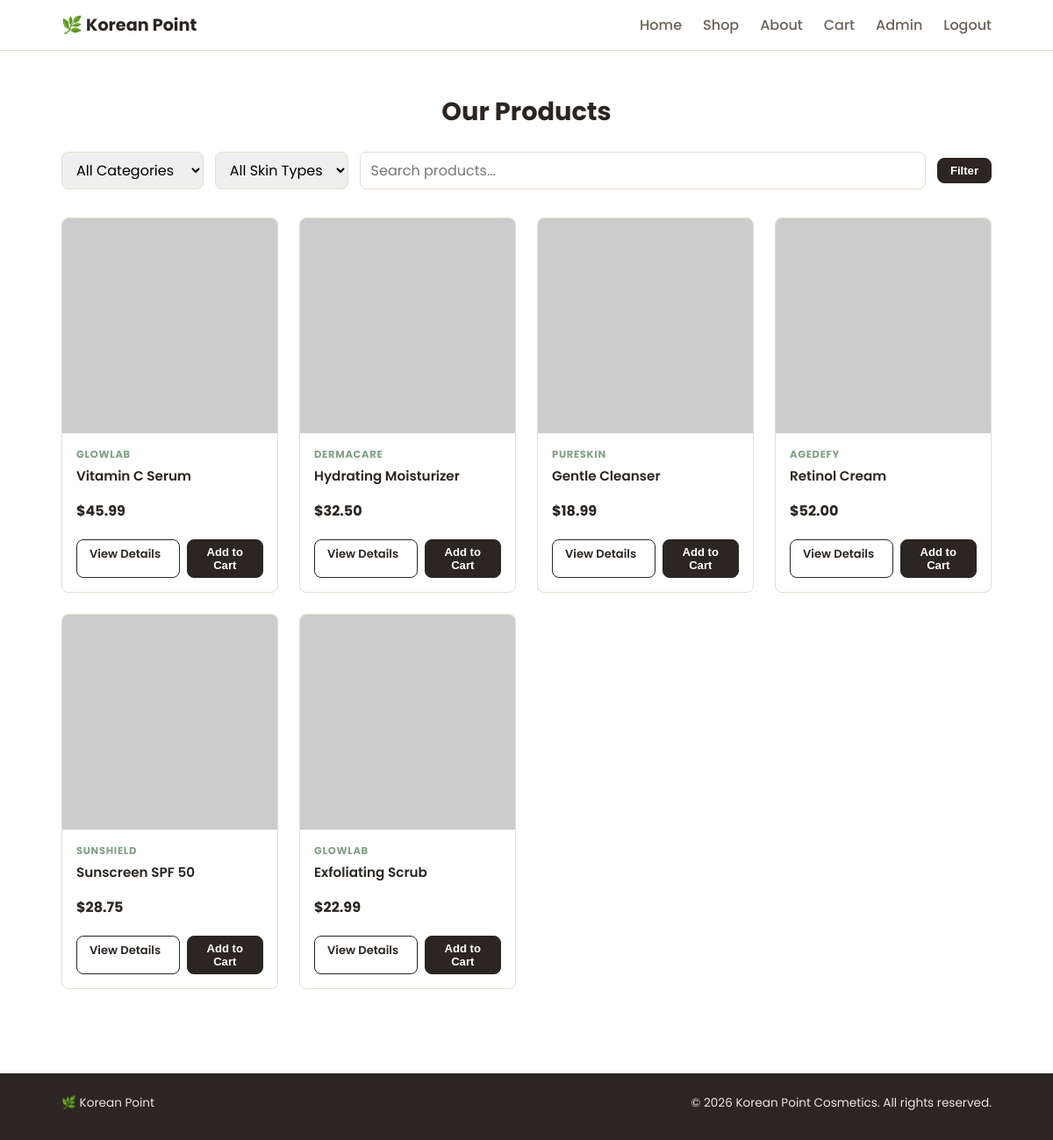
/src/pages/shop.php (signed in), run on the app's committed database.
### tables this page shows
CREATE TABLE products (
    id INT PRIMARY KEY AUTO_INCREMENT,
    name VARCHAR(100) NOT NULL,
    description TEXT,
    price DECIMAL(10,2) NOT NULL,
    category VARCHAR(50),
    brand VARCHAR(50),
    skin_type VARCHAR(50),
    image_url VARCHAR(255),
    stock INT DEFAULT 10,
    created_at TIMESTAMP DEFAULT CURRENT_TIMESTAMP
);

### src/includes/functions.php (called while the page is built, shortened)
<?php
function formatPrice($price) {
    return '$' . number_format((float) $price, 2);
}

### src/pages/shop.php (the view, shortened to what this page needs)
<?php
require_once __DIR__ . '/../../config/database.php';
require_once __DIR__ . '/../includes/functions.php';
$search = trim($_GET['search'] ?? '');
$sql = 'SELECT * FROM products WHERE 1=1';
$params = [];
$sql .= ' ORDER BY created_at DESC';
$stmt = $pdo->prepare($sql);
$stmt->execute($params);
$products = $stmt->fetchAll();
include __DIR__ . '/../includes/header.php';
?>
<section class="section">
  <div class="container">
    <h2>Our Products</h2>
    <form method="get" class="filter-form">
      <select name="category">
        <option value="">All Categories</option>
      </select>
      <select name="skin_type">
        <option value="">All Skin Types</option>
      </select>
      <input type="text" name="search" placeholder="Search products..." value="<?php echo htmlspecialchars($search); ?>">
      <button type="submit" class="btn btn-sm">Filter</button>
    </form>
    <div class="product-grid">
      <?php if (count($products) > 0): ?>
        <?php foreach ($products as $p): ?>
          <div class="card">
            <div class="card__media">
              <img src="<?php echo htmlspecialchars($p['image_url']); ?>" alt="<?php echo htmlspecialchars($p['name']); ?>" onerror="this.src='https://via.placeholder.com/300x300/a8c3ab/ffffff?text=Skincare'">
            </div>
            <div class="card__body">
              <span class="card__brand"><?php echo htmlspecialchars($p['brand']); ?></span>
              <h3 class="card__name"><?php echo htmlspecialchars($p['name']); ?></h3>
              <div class="card__price"><?php echo formatPrice($p['price']); ?></div>
            </div>
            <div class="card__foot">
              <a href="product_details.php?id=<?php echo $p['id']; ?>" class="btn btn-outline btn-sm">View Details</a>
              <?php if ($p['stock'] > 0): ?>
                <form method="post" action="../actions/cart.php">
                  <button type="submit" class="btn btn-sm">Add to Cart</button>
                </form>
              <?php endif; ?>
            </div>
          </div>
        <?php endforeach; ?>
      <?php else: ?>
        <p class="empty">No products found. Try adjusting your filters.</p>
      <?php endif; ?>
    </div>
  </div>
</section>
<?php include __DIR__ . '/../includes/footer.php'; ?>

### src/css/style.css (style rules this page uses)
:root { --beige: #f6efe6; --sage: #a8c3ab; --sage-deep: #7fa284; --pink: #f3d4d8; --ink: #2b2622; --ink-soft: #6b6259; --white: #ffffff; --line: #e7ddd0; --radius: 8px; }
* { box-sizing: border-box; }
body { margin: 0; font-family: 'Noto Sans KR', 'Poppins', sans-serif; background: var(--white); color: var(--ink); }
img { max-width: 100%; display: block; }
a { color: inherit; text-decoration: none; }
h1, h2, h3, p { margin: 0 0 0.5rem; }
.container { max-width: 1100px; margin: 0 auto; padding: 0 20px; }
.section { padding: 3rem 0; }
.section h2 { font-family: 'Poppins', sans-serif; font-size: 1.8rem; margin-bottom: 1.5rem; text-align: center; }
.btn { display: inline-block; padding: 10px 22px; border-radius: var(--radius); font-weight: 600; font-size: 0.92rem; cursor: pointer; border: 1.5px solid var(--ink); background: var(--ink); color: var(--white); }
.btn-outline { background: transparent; color: var(--ink); }
.btn-sm { padding: 6px 14px; font-size: 0.82rem; }
.filter-form { display: flex; gap: 0.8rem; flex-wrap: wrap; align-items: center; margin-bottom: 2rem; }
.filter-form select, .filter-form input[type="text"] { padding: 8px 12px; border: 1.5px solid var(--line); border-radius: var(--radius); font: inherit; }
.filter-form input[type="text"] { flex: 1; min-width: 180px; }
.product-grid { display: grid; grid-template-columns: repeat(4, 1fr); gap: 1.5rem; }
.card { background: var(--white); border: 1px solid var(--line); border-radius: var(--radius); overflow: hidden; display: flex; flex-direction: column; }
.card__media { aspect-ratio: 1/1; background: var(--beige); }
.card__media img { width: 100%; height: 100%; object-fit: cover; }
.card__body { padding: 1rem; flex: 1; display: flex; flex-direction: column; gap: 4px; }
.card__brand { font-size: 0.72rem; text-transform: uppercase; letter-spacing: 0.06em; color: var(--sage-deep); font-weight: 700; }
.card__name { font-weight: 600; font-size: 0.95rem; }
.card__price { font-weight: 700; margin: 4px 0; }
.card__foot { padding: 0 1rem 1rem; display: flex; gap: 8px; }
.card__foot .btn, .card__foot form { flex: 1; }

### data on the page
products: brand "GLOWLAB", name "Vitamin C Serum", price "$45.99"
products: brand "DERMACARE", name "Hydrating Moisturizer", price "$32.50"
products: brand "PURESKIN", name "Gentle Cleanser", price "$18.99"
products: brand "AGEDEFY", name "Retinol Cream", price "$52.00"
products: brand "SUNSHIELD", name "Sunscreen SPF 50", price "$28.75"
products: brand "GLOWLAB", name "Exfoliating Scrub", price "$22.99"
